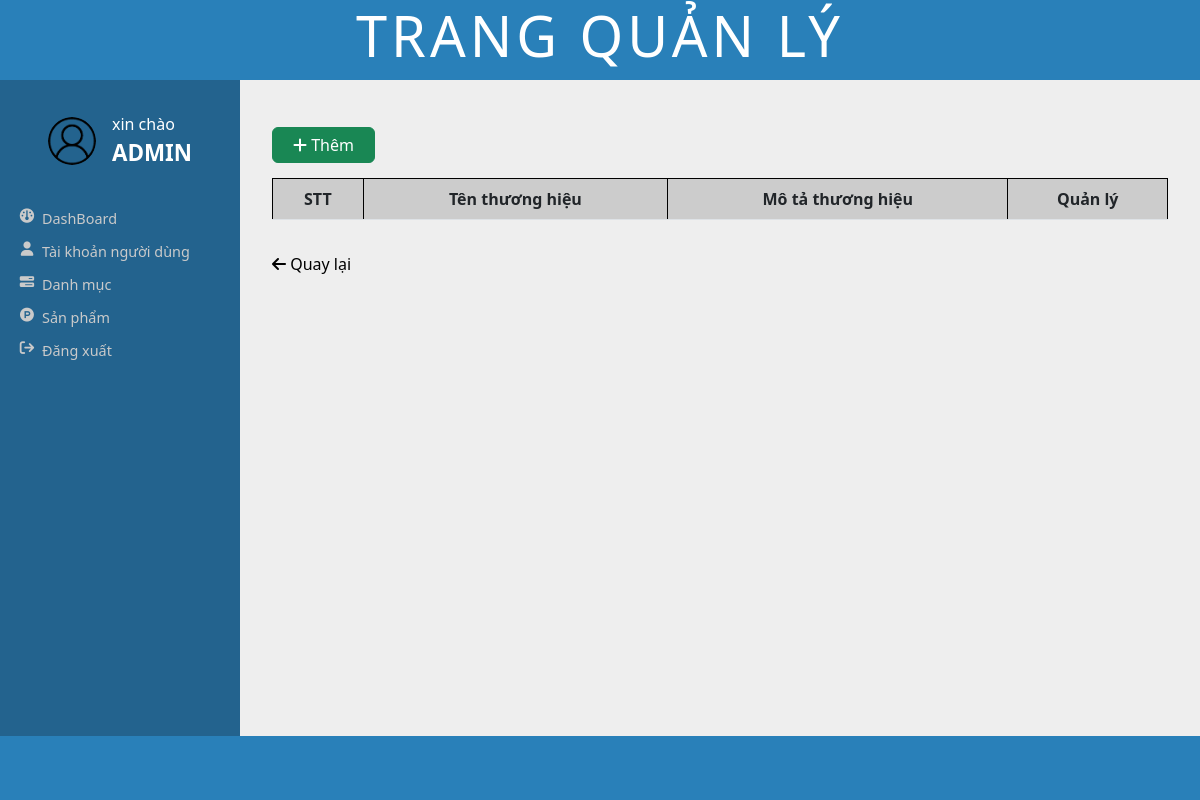
The app's page /admin/view/main.php?ql=cate_sub&id_sub=1, older data.
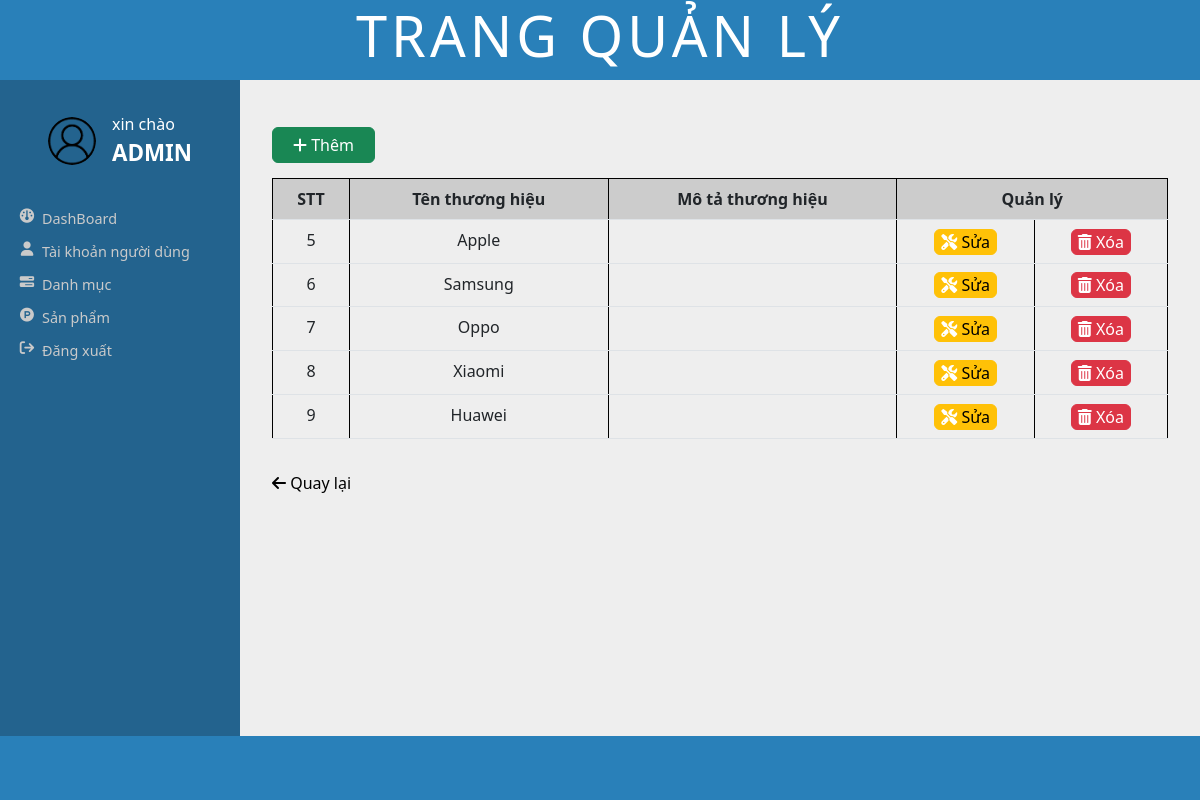
The same page, newer data.
### tables this page shows
CREATE TABLE category (
    I_id_category INT PRIMARY KEY AUTO_INCREMENT,
    T_name_category VARCHAR(50),
    T_description VARCHAR(500),
    T_img_sample_category VARCHAR(45),
    I_id_parent INT
);

### admin/controller/categoryController.php (called while the page is built, shortened)
<?php
    include_once('../model/categoryModel.php');
    class CategoryController{
        private $cate;
        public function __construct($conn) {
            $this->cate = new CategoryModel($conn);
        }
        public function selectCategorySub(){
            if(isset($_GET['id_sub'])){
                $data = $this->cate->selectCategorySub($_GET['id_sub']);
                return $data;
            }
        }
    }
?>

### admin/model/categoryModel.php (called while the page is built, shortened)
<?php
    class CategoryModel{
        private $conn;
        public function __construct($conn) {
            $this->conn = $conn;
        }
        public function selectCategorySub($id_sub){
            $sql = "SELECT * FROM category WHERE I_id_parent=$id_sub";
            $result = mysqli_query($this->conn, $sql);
            return $result;
        }
    }
?>

### admin/view/content/category/category_sub.php (the view, shortened to what this page needs)
<?php
    $cate = new CategoryController($conn);
    $cate->deleteCategorySub();
    $id_sub= $_GET['id_sub']
?>
<a href="main.php?ql=cate_sub_add&id_sub=<?php echo $id_sub ?>">
    <button class="btn btn-success btn_add">
        <i class="icon fa-solid fa-plus"></i>
        Thêm
    </button>
</a>
<table class="table table-hover">
    <tr class="tr_first">
        <td>STT</td>
        <td>Tên thương hiệu</td>
        <td>Mô tả thương hiệu</td>
        <td colspan="2">Quản lý</td>
    </tr>
    <?php
        $select_result = $cate->selectCategorySub();
        while($row = mysqli_fetch_array($select_result)){
    ?>
            <tr>
                <td><?php echo $row['I_id_category']; ?></td>
                <td><?php echo $row['T_name_category']; ?></td>
                <td><?php echo $row['T_description']; ?></td>
                <td>
                    <a href='main.php?ql=cate_sub_update&id_sub=<?php echo $row['I_id_parent']; ?>&id_sua=<?php echo $row['I_id_category']; ?>'>
                        <button class='btn btn-warning'>
                            <i class='icon fa-solid fa-screwdriver-wrench'></i>
                            Sửa
                        </button>
                    </a>
                </td>
                <td>
                    <a href='main.php?ql=cate_sub_delete&id_sub=<?php echo $row['I_id_parent']; ?>&id_xoa=<?php echo $row['I_id_category']; ?>'>
                        <button class='btn btn-danger'>
                            <i class='icon fa-solid fa-trash-can'></i>
                            Xóa
                        </button>
                    </a>
                </td>
            </tr>
    <?php
        }
    ?>
</table>
    <div class="row">
        <div class="col mt-3">
            <a href="main.php?ql=cate_pr" style="text-decoration:none; color: black; margin-top:50%;">
                <i class="fa-solid fa-arrow-left"></i> Quay lại
            </a>
        </div>
    </div>

### admin/view/main.php (shortened to what this page needs)
<?php
    include ('../../database/connect.php');
    include ('../controller/categoryController.php');
?>
<!DOCTYPE html>
<html lang="en">
<head>
    <link rel="stylesheet" href="https://cdnjs.cloudflare.com/ajax/libs/font-awesome/6.4.2/css/all.min.css">
    <link rel="stylesheet" href="https://cdn.jsdelivr.net/npm/bootstrap@5.2.3/dist/css/bootstrap.min.css">
    <link rel="stylesheet" href="../assets/css/main.css">
</head>
<body>
    <header class="header">
        <h1>trang quản lý</h1>
    </header>
    <main>
        <div class="side_bar">
            <div class="user_name">
                <?php
                    if(empty($avata)){
                        echo '<img src="../assets/img/avata_default.png" alt="avata" class="avata">';
                    }else{
                        echo '<img src="'.$avata.'" alt="avata" class="avata">';
                    }
                ?>
                <p class="name">xin chào <br> <span>Admin</span></p>
            </div>
            <ul class="menu">
                <li><a href="main.php?ql=db" id="dashBoard">
                    <i class="icon fa-solid fa-gauge"></i>
                    DashBoard
                </a></li>
                <li><a href="main.php?ql=qltk" id="userAccount">
                    <i class="icon fa-solid fa-user"></i>
                    Tài khoản người dùng
                </a></li>
                <li><a href="main.php?ql=cate_pr" id="category">
                    <i class="icon fa-solid fa-bars-progress"></i>
                    Danh mục
                </a></li>
                <li class="li_sub_menu">
                    <a href="#" id="product" class="pro">
                        <i class="icon fa-brands fa-product-hunt"></i>
                        Sản phẩm
                    </a>
                </li>
                <li><a href="#" id="signout">
                    <i class="icon fa-solid fa-arrow-right-from-bracket"></i>
                    Đăng xuất
                </a></li>
            </ul>
        </div>
        <div class="content">
            <?php
                include ('../controller/transitionController.php');
            ?>
        </div>
    </main>
    <footer class="footer">
    </footer>
</body>
</html>

### admin/controller/transitionController.php (shortened to what this page needs)
<?php
    if($_GET){
        $sign = $_GET['ql'];
        switch ($sign) {
            case 'cate_sub':
                include('../view/content/category/category_sub.php');
                break;
        }
    }else{
        include('../view/content/dashboard/dashboard.php');
    }
?>

### admin/assets/css/main.css (style rules this page uses)
:root { --main-color: #2980b9; --main-color-dark: #23638e; --red: #e74c3c; --orange: #f39c12; --light-color: #cacaca; --light-bg: #eee; --white: #fff; --black: #2c3e50; --border: .1rem solid rgba(0, 0, 0, .3); --box-shodow: 0 .5rem 1rem rgba(0, 0, 0, .1); }
* { margin: 0; padding: 0; box-sizing: border-box; }
body { height: 100vh; }
.header { display: flex; align-items: center; justify-content: center; width: 100%; height: 10%; background-color: var(--main-color); }
.header h1 { color: white; font-size: 56px; text-transform: uppercase; letter-spacing: 4px; }
main { width: 100%; height: 82%; }
.side_bar { float: left; width: 20%; height: 100%; background-color: var(--main-color-dark); overflow-y: scroll; }
.side_bar .user_name { display: flex; align-items: center; justify-content: center; margin: 2em 0; }
.side_bar .user_name .avata { width: 3em; height: 3em; border-radius: 50%; margin-right: 1em; }
.side_bar .user_name .name { color: var(--white); margin: 0; }
.side_bar .user_name .name span { text-transform: uppercase; font-size: 1.4em; font-weight: 600; }
.side_bar .menu, .side_bar .sub_menu { list-style: none; padding: 0 12px; }
.side_bar li { width: 100%; line-height: 2em; }
.side_bar li a { position: relative; text-decoration: none; color: var(--light-color); font-size: 1.2em; transition: ease .2s; }
.side_bar li a::before { position: absolute; left: 0; bottom: 0; content: ""; width: 0%; height: 1px; background-color: var(--white); transition: ease .2s; }
.side_bar .icon { display: flex; align-items: center; justify-content: center; float: left; width: 30px; height: 30px; }
.content { height: 100%; width: 80%; float: right; padding: 2em; background-color: #eee; overflow-y: scroll; }
.content .btn.btn_add { margin: 15px 0; padding: 5px 20px; }
.content .tr_first { border-top: 1px solid #000; background-color: #ccc; font-weight: 600; }
.content td { border-left: 1px solid #000; border-right: 1px solid #000; text-align: center; }
.content .btn { padding: 0 6px; }
.content .btn .icon { color: #fff; }
.footer { display: flex; align-items: center; justify-content: center; width: 100%; height: 8%; background-color: var(--main-color); }
@media (min-width:1010px) and (max-width:1240px) { .side_bar li a { font-size: 0.9em; } }

Row changes from the older to the newer data that the page shows:
added category: I_id_category "5", T_name_category "Apple"
added category: I_id_category "6", T_name_category "Samsung"
added category: I_id_category "7", T_name_category "Oppo"
added category: I_id_category "8", T_name_category "Xiaomi"
added category: I_id_category "9", T_name_category "Huawei"
